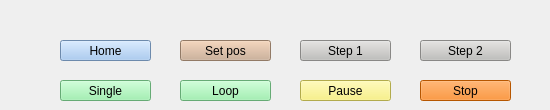
     <widget class="QWidget" name="program">
      <attribute name="title">
       <string>Program</string>
      </attribute>
      <widget class="QPushButton" name="pushButton_program_stop">
       <property name="geometry">
        <rect>
         <x>420</x>
         <y>80</y>
         <width>91</width>
         <height>21</height>
        </rect>
       </property>
       <property name="minimumSize">
        <size>
         <width>91</width>
         <height>21</height>
        </size>
       </property>
       <property name="maximumSize">
        <size>
         <width>91</width>
         <height>21</height>
        </size>
       </property>
       <property name="styleSheet">
        <string notr="true">background-color: rgb(255, 120, 0);</string>
       </property>
       <property name="text">
        <string>Stop</string>
       </property>
      </widget>
      <widget class="QPushButton" name="pushButton_program_single">
       <property name="geometry">
        <rect>
         <x>60</x>
         <y>80</y>
         <width>91</width>
         <height>21</height>
        </rect>
       </property>
       <property name="minimumSize">
        <size>
         <width>91</width>
         <height>21</height>
        </size>
       </property>
       <property name="maximumSize">
        <size>
         <width>91</width>
         <height>21</height>
        </size>
       </property>
       <property name="styleSheet">
        <string notr="true">background-color: rgb(143, 240, 164);</string>
       </property>
       <property name="text">
        <string>Single</string>
       </property>
      </widget>
      <widget class="QPushButton" name="pushButton_program_loop">
       <property name="geometry">
        <rect>
         <x>180</x>
         <y>80</y>
         <width>91</width>
         <height>21</height>
        </rect>
       </property>
       <property name="minimumSize">
        <size>
         <width>91</width>
         <height>21</height>
        </size>
       </property>
       <property name="maximumSize">
        <size>
         <width>91</width>
         <height>21</height>
        </size>
       </property>
       <property name="styleSheet">
        <string notr="true">background-color: rgb(143, 240, 164);</string>
       </property>
       <property name="text">
        <string>Loop</string>
       </property>
      </widget>
      <widget class="QPushButton" name="pushButton_program_pause">
       <property name="geometry">
        <rect>
         <x>300</x>
         <y>80</y>
         <width>91</width>
         <height>21</height>
        </rect>
       </property>
       <property name="minimumSize">
        <size>
         <width>91</width>
         <height>21</height>
        </size>
       </property>
       <property name="maximumSize">
        <size>
         <width>91</width>
         <height>21</height>
        </size>
       </property>
       <property name="styleSheet">
        <string notr="true">background-color: rgb(249, 240, 107);</string>
       </property>
       <property name="text">
        <string>Pause</string>
       </property>
      </widget>
      <widget class="QPushButton" name="pushButton_program_home">
       <property name="geometry">
        <rect>
         <x>60</x>
         <y>40</y>
         <width>91</width>
         <height>21</height>
        </rect>
       </property>
       <property name="minimumSize">
        <size>
         <width>91</width>
         <height>21</height>
        </size>
       </property>
       <property name="maximumSize">
        <size>
         <width>91</width>
         <height>21</height>
        </size>
       </property>
       <property name="styleSheet">
        <string notr="true">background-color: rgb(153, 193, 241);</string>
       </property>
       <property name="text">
        <string>Home</string>
       </property>
      </widget>
      <widget class="QLabel" name="label_program">
       <property name="geometry">
        <rect>
         <x>10</x>
         <y>10</y>
         <width>531</width>
         <height>21</height>
        </rect>
       </property>
       <property name="minimumSize">
        <size>
         <width>0</width>
         <height>21</height>
        </size>
       </property>
       <property name="maximumSize">
        <size>
         <width>16777215</width>
         <height>21</height>
        </size>
       </property>
       <property name="font">
        <font>
         <pointsize>12</pointsize>
         <weight>50</weight>
         <bold>false</bold>
        </font>
       </property>
       <property name="text">
        <string/>
       </property>
      </widget>
      <widget class="QPushButton" name="pushButton_program_step1">
       <property name="geometry">
        <rect>
         <x>300</x>
         <y>40</y>
         <width>91</width>
         <height>21</height>
        </rect>
       </property>
       <property name="minimumSize">
        <size>
         <width>91</width>
         <height>21</height>
        </size>
       </property>
       <property name="maximumSize">
        <size>
         <width>91</width>
         <height>21</height>
        </size>
       </property>
       <property name="styleSheet">
        <string notr="true">background-color: rgb(192, 191, 188);</string>
       </property>
       <property name="text">
        <string>Step 1</string>
       </property>
      </widget>
      <widget class="QPushButton" name="pushButton_program_step2">
       <property name="geometry">
        <rect>
         <x>420</x>
         <y>40</y>
         <width>91</width>
         <height>21</height>
        </rect>
       </property>
       <property name="minimumSize">
        <size>
         <width>91</width>
         <height>21</height>
        </size>
       </property>
       <property name="maximumSize">
        <size>
         <width>91</width>
         <height>21</height>
        </size>
       </property>
       <property name="styleSheet">
        <string notr="true">background-color: rgb(192, 191, 188);</string>
       </property>
       <property name="text">
        <string>Step 2</string>
       </property>
      </widget>
      <widget class="QPushButton" name="pushButton_program_set_pos">
       <property name="geometry">
        <rect>
         <x>180</x>
         <y>40</y>
         <width>91</width>
         <height>21</height>
        </rect>
       </property>
       <property name="minimumSize">
        <size>
         <width>91</width>
         <height>21</height>
        </size>
       </property>
       <property name="maximumSize">
        <size>
         <width>91</width>
         <height>21</height>
        </size>
       </property>
       <property name="styleSheet">
        <string notr="true">background-color: rgb(205, 171, 143);</string>
       </property>
       <property name="text">
        <string>Set pos</string>
       </property>
      </widget>
     </widget>
